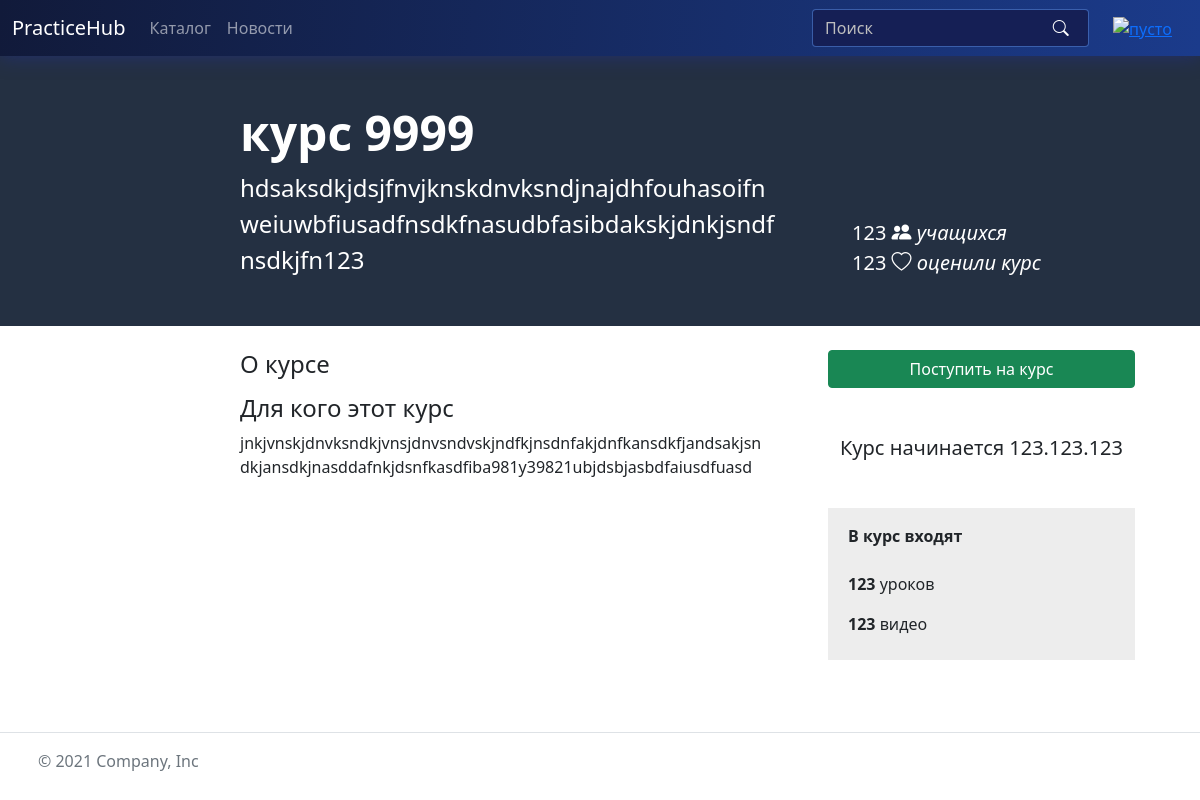
Page /courses/1 (signed in) on the earlier database version.
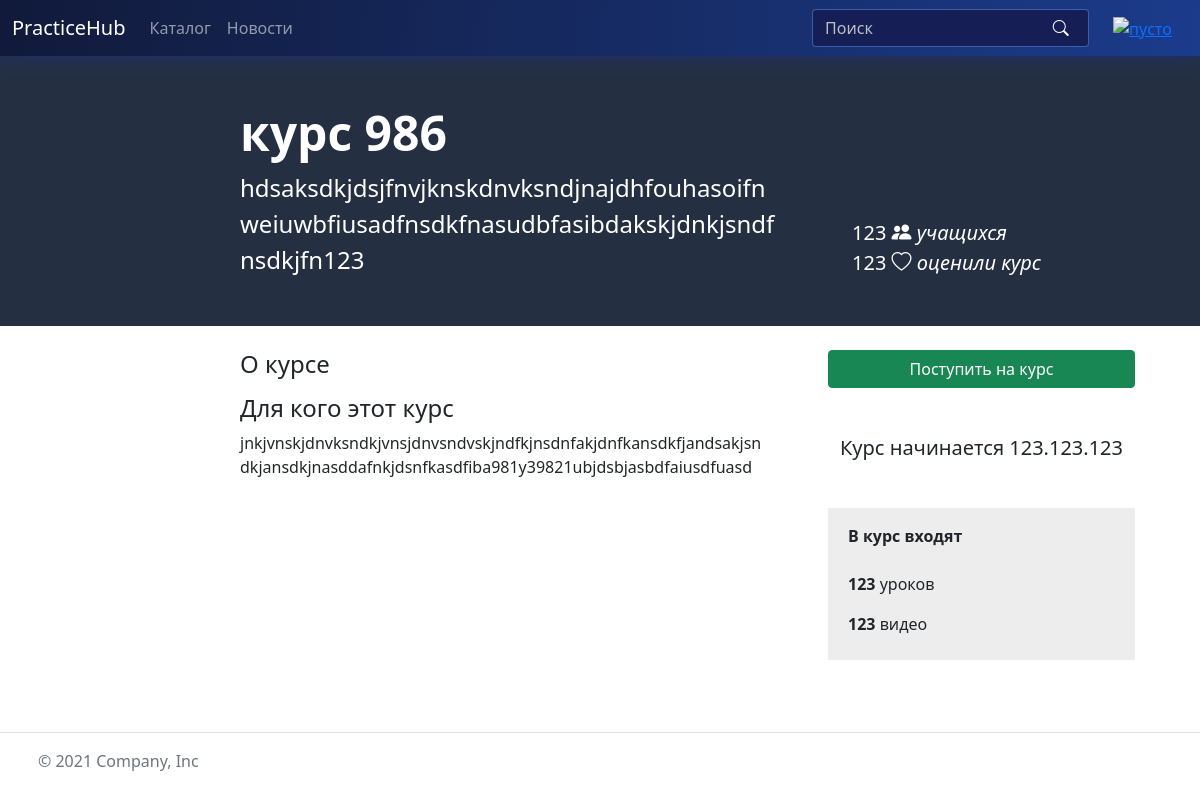
Same page on the later database version.
### models.py (models this page shows, shortened)
class Course(db.Model):
    id = db.Column(db.Integer, primary_key=True)
    name = db.Column(db.String(64), index=True, unique=True)
    author_id = db.Column(db.Integer, db.ForeignKey('user.id'))
    lessons = db.relationship('Lesson', backref='course', lazy='dynamic', cascade="all, delete-orphan")
    desc = db.Column(db.Text, nullable=False)
    short_desc = db.Column(db.Text, nullable=False)
    img_path = db.Column(db.String(64))
    img_uuid = db.Column(db.String(64), index=True)

### routes.py (the view)
@app.route('/<string:path>')
def get_file(path):
    return send_file(path)

### models.py (called while the page is built)
@login.user_loader
def load_user(id):
    return User.query.get(int(id))

### routes.py (called while the page is built)
@app.route('/courses/<int:course_id>', methods=['GET', 'POST'])
@login_required
def course(course_id):
    course = Course.query.filter_by(id=course_id).first_or_404()
    return render_template('course.html', course=course)

### templates/course.html (shortened to what this page needs)
{% extends 'base.html' %}
{% block fullsize_content %}
<div class="container-fluid pt-5 my-auto pb-5 mb-4 px-0" style="background-color: #243042; overflow-x: hidden">
    <div class="row">
        <div class="col-md-6" style="margin-left: 20vw;">
            <h2 class="display-5 fw-bold" style="color: white;">{{ course.name }}</h2>
            <p class="fs-4 text-break mb-0 me-5 d-block" style="color: white;">
                hdsaksdkjdsjfnvjknskdnvksndjnajdhfouhasoifnweiuwbfiusadfnsdkfnasudbfasibdakskjdnkjsndfnsdkjfn123
                </p>
        </div>
        <div class="col-md-4 me-auto align-self-end fs-5" style="color: white; width: auto; margin-right: 20vw;">
            123 <i class="bi bi-people-fill" style="color: white;"> учащихся</i><br>
            123 <i class="bi bi-heart" style="color: white;"> оценили курс</i>
        </div>
    </div>
</div>
<div class="container-fluid px-0">
    <div class="row w-100">
        <div class="col-md-6" style="margin-left: 20vw;">
            <h4>О курсе</h4>
            <h4>Для кого этот курс</h4>
            <p class="fs-6 text-break me-5 d-block">
                jnkjvnskjdnvksndkjvnsjdnvsndvskjndfkjnsdnfakjdnfkansdkfjandsakjsndkjansdkjnasddafnkjdsnfkasdfiba981y39821ubjdsbjasbdfaiusdfuasd
            </p>
        </div>
        <div class="col-md-4 me-auto" style="width: auto; margin-right: 20vw;">
            <div class="row">
                <button class="btn btn-success">Поступить на курс</button>
            </div>
            <h5 class="my-5">Курс начинается 123.123.123</h5>
            <div class="row py-3 px-2" style="background-color: #ededed;">
                <p class="fs-6 fw-bold">В курс входят</p>
                <div class="d-flex flex-column">
                    <span class="my-2"><span class="fw-bold fs-6">123</span> уроков</span>
                    <span class="my-2"><span class="fw-bold fs-6">123</span> видео</span>
                </div>
            </div>
        </div>
    </div>
</div>
{% endblock fullsize_content %}

### templates/base.html (shortened to what this page needs)
<!doctype html>
<html lang="ru">
<head>
  <link rel="stylesheet" href="{{ url_for('static', filename='css/style.css') }}">
  <link href="https://cdn.jsdelivr.net/npm/bootstrap@5.0.2/dist/css/bootstrap.min.css" rel="stylesheet">
  <link rel="stylesheet" href="https://cdn.jsdelivr.net/npm/bootstrap-icons@1.8.1/font/bootstrap-icons.css">
</head>
<body>
  <nav class="navbar navbar-expand-lg navbar-dark" style="background: rgb(17,26,58); background: linear-gradient(95deg, rgba(17,26,58,1) 0%, rgba(27,59,139,1) 100%); box-shadow: 0 0 20px rgba(32, 45, 160, 0.5)">
    <div class="container-fluid">
      <div>
        <span class="navbar-brand">PracticeHub</span>
      </div>
      {% if current_user.is_authenticated %}
      <div class="mx-3 order-lg-2 dropdown ms-4">
        <a class="" id="dropdownMenuButton1" data-bs-toggle="dropdown" aria-expanded="false" role="button">
          <img src="https://media-exp1.licdn.com/dms/image/C560BAQHMnA03XDdf3w/company-logo_200_200/0/1519855918965?e=2159024400&v=beta&t=CrP5Le1mWICRcaxIGNBuajHcHGFPuyNA5C8DI339lSk" alt="пусто" height="40" width="40">
        </a>
      </div>
      {% else %}
      <div class="d-flex order-lg-2 ms-4">
        <a href="{{ url_for('login') }}" class="btn me-2" style="color: white; border-color: rgba(73, 113, 191, 0.7)">Войти</a>
        <a href="{{ url_for('register') }}" class="btn" style="color: white; border-color: rgba(73, 113, 191, 0.7)">Регистрация</a>
      </div>
      {% endif %}
      <div class="collapse navbar-collapse" id="navbarSupportedContent">
        <ul class="navbar-nav me-auto mb-2 mb-lg-0">
          <li class="nav-item">
            {% block catalog_link %}<a class="nav-link" href="{{ url_for('index') }}">Каталог</a>{% endblock catalog_link %}
          </li>
          <li class="nav-item">
            {% block news_link %}<a class="nav-link" href="#">Новости</a>{% endblock news_link %}
          </li>
        </ul>
        <form class="d-flex my-search-form">
          <input class="form-control search-text" placeholder="Поиск" aria-label="Search" style="background-color: #151F55; border-color: rgba(73, 113, 191, 0.7)">
          <button type="button" class="btn no-focus my-search-icon p-0 m-0" style="background: transparent"><i class="bi bi-search" style="color: white"></i></button>
        </form>
      </div>
    </div>
  </nav>
  <div class="container-fluid px-0">
    {% block fullsize_content %}
    {% endblock fullsize_content %}
  </div>
  <div class="container pt-5" id="content">
  </div>
  <footer class="d-flex flex-wrap justify-content-between align-items-center py-3 my-4 border-top sticky-bottom">
    <div class="col-md-4 d-flex align-items-center">
      <a href="/" class="mb-3 me-2 mb-md-0 text-muted text-decoration-none lh-1">
        <svg class="bi" width="30" height="24"><use xlink:href="#bootstrap"></use></svg>
      </a>
      <span class="text-muted">© 2021 Company, Inc</span>
    </div>
  </footer>
</body>
</html>

### static/css/style.css (style rules this page uses)
:root { --xlight-gray: #fafafa; --light-gray: #e6e6e6; --mid-gray: #586273; --mbgc: rgba(27,59,139,1); --sbgc: rgba(21,37,85, 1); }
html, body, .t-b { height: 100%; }
.btn { background-color: white; line-height: normal; }
.my-search-form { position: relative; }
.my-search-form>input { padding-right: 2rem; }
.my-search-icon { position: absolute; right: 1.2rem; top: .4rem; }
.search-text::placeholder { color: rgba(190, 190, 190, 1)!important; }
.search-text { color: white!important; }

Differences in the rows shown:
changed Course: name "курс 9999" → "курс 986"
